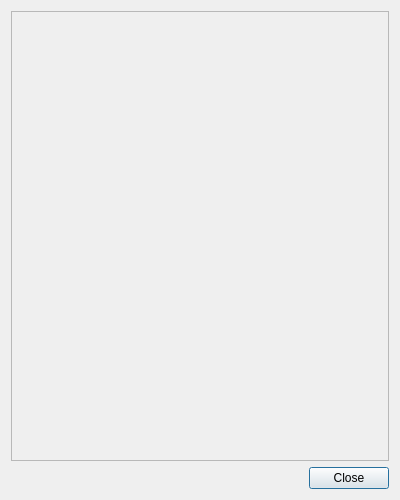
<?xml version="1.0" encoding="UTF-8"?>
<ui version="4.0">
 <class>c_notesDialog</class>
 <widget class="QDialog" name="c_notesDialog">
  <property name="geometry">
   <rect>
    <x>0</x>
    <y>0</y>
    <width>400</width>
    <height>500</height>
   </rect>
  </property>
  <property name="windowTitle">
   <string>Dialog</string>
  </property>
  <layout class="QVBoxLayout" name="verticalLayout_2">
   <item>
    <widget class="QScrollArea" name="scrollArea">
     <property name="styleSheet">
      <string notr="true"/>
     </property>
     <property name="verticalScrollBarPolicy">
      <enum>Qt::ScrollBarAlwaysOff</enum>
     </property>
     <property name="horizontalScrollBarPolicy">
      <enum>Qt::ScrollBarAlwaysOff</enum>
     </property>
     <property name="widgetResizable">
      <bool>true</bool>
     </property>
     <widget class="QWidget" name="scrollAreaContents">
      <property name="geometry">
       <rect>
        <x>0</x>
        <y>0</y>
        <width>380</width>
        <height>453</height>
       </rect>
      </property>
      <property name="styleSheet">
       <string notr="true"/>
      </property>
      <layout class="QVBoxLayout" name="verticalLayout">
       <property name="spacing">
        <number>9</number>
       </property>
       <property name="leftMargin">
        <number>3</number>
       </property>
       <property name="topMargin">
        <number>3</number>
       </property>
       <property name="rightMargin">
        <number>3</number>
       </property>
       <property name="bottomMargin">
        <number>3</number>
       </property>
       <item>
        <spacer name="verticalSpacer">
         <property name="orientation">
          <enum>Qt::Vertical</enum>
         </property>
         <property name="sizeHint" stdset="0">
          <size>
           <width>20</width>
           <height>232</height>
          </size>
         </property>
        </spacer>
       </item>
      </layout>
     </widget>
    </widget>
   </item>
   <item>
    <widget class="QDialogButtonBox" name="buttonBox">
     <property name="layoutDirection">
      <enum>Qt::LeftToRight</enum>
     </property>
     <property name="orientation">
      <enum>Qt::Horizontal</enum>
     </property>
     <property name="standardButtons">
      <set>QDialogButtonBox::Close</set>
     </property>
     <property name="centerButtons">
      <bool>false</bool>
     </property>
    </widget>
   </item>
  </layout>
 </widget>
 <resources/>
 <connections>
  <connection>
   <sender>buttonBox</sender>
   <signal>accepted()</signal>
   <receiver>c_notesDialog</receiver>
   <slot>accept()</slot>
   <hints>
    <hint type="sourcelabel">
     <x>248</x>
     <y>254</y>
    </hint>
    <hint type="destinationlabel">
     <x>157</x>
     <y>274</y>
    </hint>
   </hints>
  </connection>
  <connection>
   <sender>buttonBox</sender>
   <signal>rejected()</signal>
   <receiver>c_notesDialog</receiver>
   <slot>reject()</slot>
   <hints>
    <hint type="sourcelabel">
     <x>316</x>
     <y>260</y>
    </hint>
    <hint type="destinationlabel">
     <x>286</x>
     <y>274</y>
    </hint>
   </hints>
  </connection>
 </connections>
</ui>
